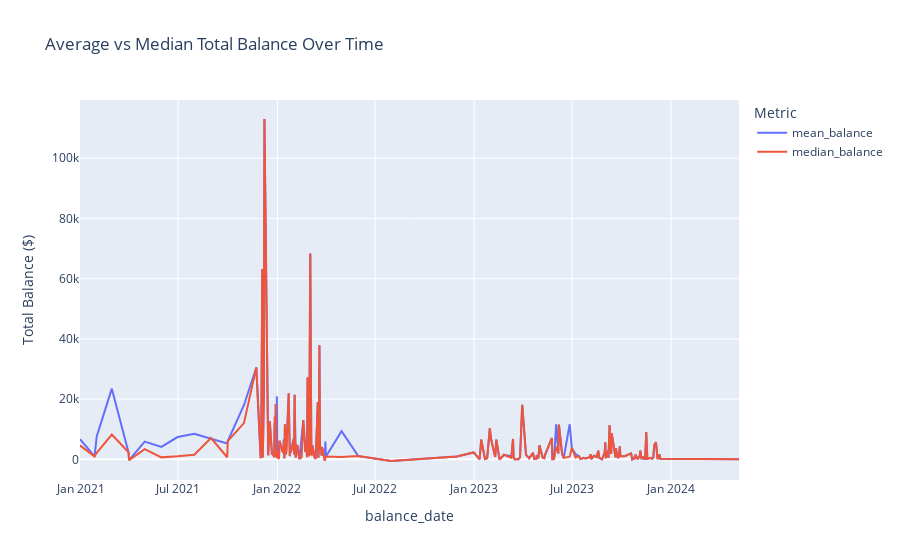

Source (notebook cell):
### Code cell
# add median plot
daily_avg = sampled_goods.groupby('balance_date').agg({
    'total_balance': ['mean', 'median']
}).reset_index()
daily_avg.columns = ['balance_date', 'mean_balance', 'median_balance']

fig = px.line(daily_avg, x='balance_date', y=['mean_balance', 'median_balance'],
              title='Average vs Median Total Balance Over Time')
fig.update_layout(yaxis_title='Total Balance ($)', 
                  legend_title_text='Metric')
fig.show()

### Figure 1 — Plotly figure (JSON) as saved in the notebook; plotly's stock layout.template omitted (floating-point values rounded to 4 significant figures; data arrays with more than 128 entries replaced by an {"elided": "..."} marker saying what was removed)
{"data": [{"hovertemplate": "variable=mean_balance<br>balance_date=%{x}<br>value=%{y}<extra></extra>", "legendgroup": "mean_balance", "line": {"color": "#636efa", "dash": "solid"}, "marker": {"symbol": "circle"}, "mode": "lines", "name": "mean_balance", "orientation": "v", "showlegend": true, "type": "scatter", "x": {"elided": "185 str values"}, "xaxis": "x", "y": {"elided": "185 float values"}, "yaxis": "y"}, {"hovertemplate": "variable=median_balance<br>balance_date=%{x}<br>value=%{y}<extra></extra>", "legendgroup": "median_balance", "line": {"color": "#EF553B", "dash": "solid"}, "marker": {"symbol": "circle"}, "mode": "lines", "name": "median_balance", "orientation": "v", "showlegend": true, "type": "scatter", "x": {"elided": "185 str values"}, "xaxis": "x", "y": {"elided": "185 float values"}, "yaxis": "y"}], "layout": {"autosize": true, "legend": {"title": {"text": "Metric"}, "tracegroupgap": 0}, "title": {"text": "Average vs Median Total Balance Over Time"}, "xaxis": {"anchor": "y", "autorange": true, "domain": [0, 1], "range": ["2020-12-31", "2024-05-06"], "title": {"text": "balance_date"}, "type": "date"}, "yaxis": {"anchor": "x", "autorange": true, "domain": [0, 1], "range": [-6854.0, 119300.0], "title": {"text": "Total Balance ($)"}, "type": "linear"}}}
